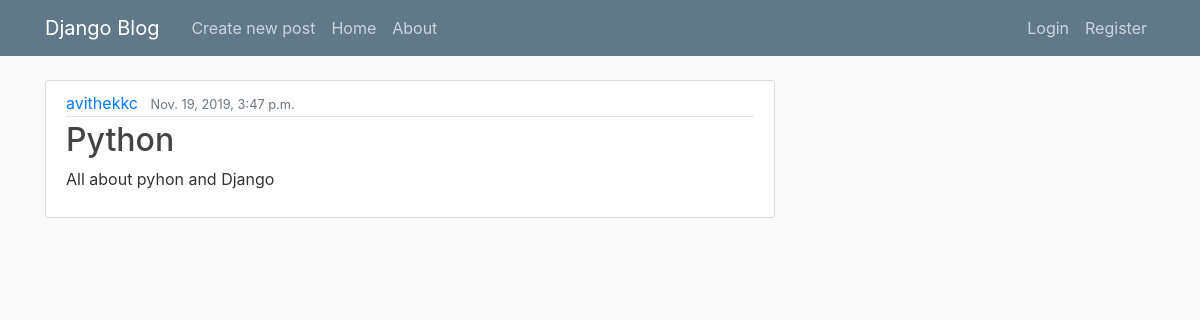
The app's page /post/1/ with its own data.
### blog/models.py (models this page shows, shortened)
class Post(models.Model):
    title = models.CharField(max_length=100)
    content = models.TextField()
    date_posted = models.DateTimeField(default=timezone.now())
    author = models.ForeignKey(User, on_delete=models.CASCADE)

### blog/views.py (the view)
# urls.py: path('post/<int:pk>/', PostDetailView.as_view(), name="post-detail"),
class PostDetailView(DetailView):
    model = Post

### blog/templates/blog/post_detail.html (shortened to what this page needs)
{% extends "blog/base.html" %}
{% block content %}
    <article class="media content-section">
        <div class="media-body">
            <div class="article-metadata">
                <a class="mr-2" href="#">{{ object.author }}</a>
                <small class="text-muted">{{ object.date_posted }}</small>
            </div>
            <h2 class="article-title">{{ object.title }}</h2>
            <p class="article-content">{{ object.content }}</p>
        </div>
    </article>
{% endblock %}

### blog/static/blog/main.css (style rules this page uses)
body { background: #fafafa; color: #333333; margin-top: 5rem; }
h1, h2, h3, h4, h5, h6 { color: #444444; }
.content-section { background: #ffffff; padding: 10px 20px; border: 1px solid #dddddd; border-radius: 3px; margin-bottom: 20px; }
.article-title { color: #444444; }
.article-content { white-space: pre-line; }
.article-metadata { padding-bottom: 1px; margin-bottom: 4px; border-bottom: 1px solid #e3e3e3 }

### records on screen
Post: author "avithekkc", date_posted "Nov. 19, 2019, 3:47 p.m.", title "Python", content "All about pyhon and Django"
